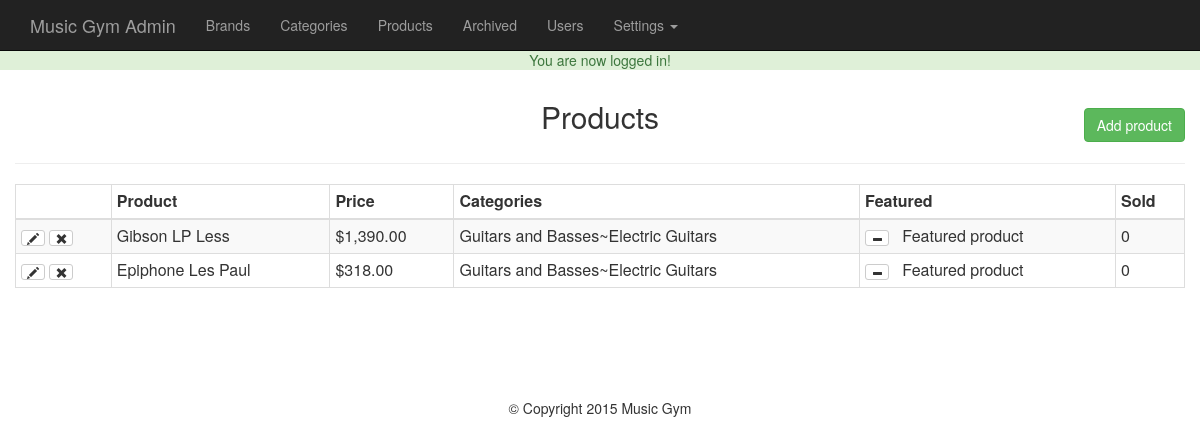
Screenshot of /admin/products.php (signed in) with the database file from the repository.
### tables this page shows
CREATE TABLE IF NOT EXISTS `products` (
  `id` int(11) NOT NULL AUTO_INCREMENT,
  `title` varchar(255) NOT NULL,
  `price` decimal(10,0) NOT NULL,
  `list_price` decimal(10,0) NOT NULL,
  `brand` int(11) NOT NULL,
  `categories` varchar(255) NOT NULL,
  `image` varchar(255) NOT NULL,
  `description` text NOT NULL,
  `featured` tinyint(4) NOT NULL DEFAULT '0',
  `deleted` tinyint(4) NOT NULL DEFAULT '0',
  `quantity` int(11) NOT NULL,
  PRIMARY KEY (`id`)
);

### helpers/helpers.php (called while the page is built, shortened)
<?php
function money($number){
    return '$'.number_format($number, 2);
}

### admin/products.php (the view, shortened to what this page needs)
<?php
    require_once $_SERVER['DOCUMENT_ROOT'].'/site/core/init.php';
    include 'includes/head.php';
    include 'includes/navigation.php';
    if(isset($_GET['add']) || isset($_GET['edit'])) {
        $brandQuery = $db->query("SELECT * FROM brand ORDER BY brand");
        $parentQuery = $db->query("SELECT * FROM categories WHERE parent = 0 ORDER BY category");
        $title = ((isset($_POST['title']) && $_POST['title']!='')?sanitize($_POST['title']):'');
        $brand = ((isset($_POST['brand']) && !empty($_POST['brand']))?sanitize($_POST['brand']):'');
        $parent = ((isset($_POST['parent']) && !empty($_POST['parent']))?sanitize($_POST['parent']):'');
        $category = ((isset($_POST['child']) && !empty($_POST['child']))?sanitize($_POST['child']):'');
        $price = ((isset($_POST['price']) && $_POST['price']!='')?sanitize($_POST['price']):'');
        $list_price = ((isset($_POST['list_price']) && $_POST['list_price']!='')?sanitize($_POST['list_price']):'');
        $description = ((isset($_POST['description']) && $_POST['description']!='')?sanitize($_POST['description']):'');
        $quantity = ((isset($_POST['quantity']) && $_POST['quantity']!='')?sanitize($_POST['quantity']):'');
        $saved_image = '';
        if(isset($_GET['edit'])){
            $edit_id = (int)$_GET['edit'];
            $productResults = $db->query("SELECT * FROM PRODUCTS WHERE id = '$edit_id'");
            $product = mysqli_fetch_assoc($productResults);
            if(isset($_GET['delete_image'])){
                $image_url = $_SERVER['DOCUMENT_ROOT'].$product['image'];echo $image_url;
                unlink($image_url);
                $db->query("UPDATE products SET image = '' WHERE id = '$edit_id'");
                header('Location: products.php?edit='.$edit_id);
            }
            $category = ((isset($_POST['child']) && !empty($_POST['child']))?sanitize($_POST['child']):$product['categories']);
            $title = ((isset($_POST['title']) && !empty($_POST['title']))?sanitize($_POST['title']):$product['title']);
            $brand = ((isset($_POST['brand']) && $_POST['brand']!='')?sanitize($_POST['brand']):$product['brand']);
            $parentQ = $db->query("SELECT * FROM categories WHERE id='$category'");
            $parentResult = mysqli_fetch_assoc($parentQ);
            $parent = ((isset($_POST['parent']) && !empty($_POST['parent']))?sanitize($_POST['parent']):$parentResult['parent']);
            $price = ((isset($_POST['price']) && !empty($_POST['price']))?sanitize($_POST['price']):$product['price']);
            $list_price = ((isset($_POST['list_price']) && !empty($_POST['list_price']))?sanitize($_POST['list_price']):$product['list_price']);
            $description = ((isset($_POST['description']) && !empty($_POST['description']))?sanitize($_POST['description']):$product['description']);
            $quantity = ((isset($_POST['quantity']) && !empty($_POST['quantity']))?sanitize($_POST['quantity']):$product['quantity']);
            $saved_image = (($product['image'] != '')?$product['image']:'');
            $dbPath = $saved_image;
        }
       if($_POST){
          $price = sanitize($_POST['price']);
          $list_price = sanitize($_POST['list_price']);
          $categories = sanitize($_POST['child']);
          $quantity = sanitize($_POST['quantity']);
          $description = sanitize($_POST['description']);
          $dbPath = '';
          $errors = array();
          $required = array('title', 'brand', 'parent', 'child', 'quantity');
          foreach($required as $field){
              if($_POST[$field]==''){
               $errors[] = "All fields with an asterisk are required.";
               break;
              }
          }
        if(!empty($_FILES)){
            $photo = $_FILES['photo'];
            $name = $photo['name'];
            $nameArray = explode('.',$name);
            $fileName = $nameArray[0];
            $fileExt = $nameArray[1];
            $mime = explode('/',$photo['type']);
            $mimeType = $mime[0];
            $mimeExt =  $mime[1];
            $tmpLoc = $photo['tmp_name'];
            $fileSize = $photo['size'];
            $allowed = array('png','jpg','jpeg','gif');
            $uploadName = md5(microtime()).'.'.$fileExt;
            $uploadPath = BASEURL.'images/products/'.$uploadName;
            $dbPath = '/site/images/products/'.$uploadName;
            if($mimeType!='image'){
                $errors[]='The file must be an image.';
            }
            if(!in_array($fileExt, $allowed)){
             $errors[] = 'The file extension must be a png, jpg, jpeg or gif.';
            }
            if($fileSize > 10000000){
             $errors[] = 'The file size must be under 10mb';
            }
            if($fileExt != $mimeExt && ($mimeExt == 'jpeg' && $fileExt != 'jpg') ){
                $errors[] = 'File extension does not match the file';
            }
        }
        if(!empty($errors)){
            echo display_errors($errors);
         }else{
            move_uploaded_file($tmpLoc, $uploadPath);
            $insertSQL = "INSERT INTO products (`title`, `price`, `list_price`, `brand`, `categories`, `image`, `description`, `quantity`)
            VALUES ('$title', '$price', '$list_price', '$brand', '$category', '$dbPath', '$description', '$quantity')";
            if(isset($_GET['edit'])){
                $insertSQL = "UPDATE products SET title = '$title', price='$price', list_price='$list_price', brand='$brand', categories='$category', image='$dbPath', description='$description', quantity='$quantity' WHERE id='$edit_id'";
            }
            $db->query($insertSQL);
            header('Location: products.php');
        }
       }
        ?>
    <h2 class="text-center"><?=((isset($_GET['edit']))?'Edit ':'Add a new '); ?>product</h2><hr>
    <form action="products.php?<?=((isset($_GET['edit']))?'edit='.$edit_id:'add=1'); ?>" method="POST" enctype="multipart/form-data">
        <div class="form-group col-md-3">
            <label for="title">Title*: </label>
            <input type="text" name="title" class="form-control" id="title" value="<?=$title; ?>">
        </div>
        <div class="form-group col-md-3">
            <label for="brand">Brand*:</label>
            <select class="form-control" id="brand" name="brand">
                <option value=""<?=(($brand == '')?' selected':''); ?>></option>
                <?php while($b = mysqli_fetch_assoc($brandQuery)): ?>
                    <option value="<?=$b['id'];?>"<?=(($brand==$b['id'])?' selected':'');?>><?= $b['brand']; ?></option>
                <?php endwhile; ?>
            </select>
        </div>
        <div class="form-group col-md-3">
            <label for="parent">Parent Category*:</label>
            <select class="form-control" id="parent" name="parent">
                <option value=""<?=(($parent=='')?' selected':'');  ?>></option>
                <?php while($p = mysqli_fetch_assoc($parentQuery)): ?>
                    <option value="<?= $p['id'];?>"<?= (($parent == $p['id'])?' selected': ''); ?>><?= $p['category']; ?></option>
                <?php endwhile; ?>
            </select>
        </div>
        <div class="form-group col-md-3">
            <label for="child">Child Category*:</label>
            <select id="child" name="child" class="form-control">
            </select>
        </div>
        <div class="form group col-md-3">
            <label for="price">Price*:</label>
            <input type="text" id="price" name="price" class="form-control" value="<?=$price; ?>"></input>
        </div>
        <div class="form group col-md-3">
            <label for="list_price">List Price:</label>
            <input type="text" id="list_price" name="list_price" class="form-control" value="<?=$list_price; ?>"></input>
        </div>
        <div class = "form-group col-md-3">
            <label>Quantity*:</label>
            <button class="btn btn-default form-control" onclick="$('#quantityModal').modal('toggle'); return false;">Quantity</button>
        </div>
        <div class="form-group col-md-3">
            <label for="quantity">Quantity Preview</label>
            <input class="form-control" type="text" name="quantity" id="qty_prev" value="<?=$quantity;?>" readonly>
        </div>
        <div class="form-group col-md-6">
            <?php if($saved_image != ''): ?>
                <div><img class="img-responsive" src="<?= $saved_image; ?>" alt="saved image">
                <a href="products.php?delete_image=1&edit=<?=$edit_id;?>" class="btn btn-danger">Delete image</a>
                </div>
            <?php else: ?>
                <label for="photo">Product Photo:</label>
                <input type="file" name="photo" id="photo" class="form-control">
            <?php endif; ?>
        </div>
        <div class="form-group col-md-6">
            <label for="description">Description:</label>
            <textarea id="description" name="description" class="form-control" rows="6"><?= $description;?></textarea>
        </div>
        <div class="form-group pull-right">
            <a href="products.php" class="btn btn-default">Cancel</a>
            <input type="submit" value="<?=((isset($_GET['edit']))?'Edit ':'Add a new '); ?>product" class="btn btn-success">
        </div><div class="clearfix"></div>
    </form>
    <div class="modal fade" id="quantityModal" tabindex="-1" role="dialog" aria-labelledby="quantityModalLabel">
      <div class="modal-dialog modal-sm" role="document">
        <div class="modal-content">
            <button type="button" class="close" data-dismiss="modal" aria-label="Close"><span aria-hidden="true">&times;</span></button>
            <h4 class="modal-title" id="quantityModalLabel">Quantity</h4>
          <div class="modal-body">
                <label for="quantity">Quantity</label>
                <input type="number" name="quantity" id="quantity" value="" min="0" class="form-control">
          </div>
          <div class="modal-footer">
            <button type="button" class="btn btn-default" data-dismiss="modal">Close</button>
            <button type="button" class="btn btn-primary" onclick="updateQuantity();$('#quantityModal').modal('toggle'); return false;">Save changes</button>
          </div>
        </div>
      </div>
    </div>
    <?php }else{
    $sql = "SELECT * FROM products WHERE deleted = 0";
    $presults = $db->query($sql);
?>
<h2 class="text-center">Products</h2>
<a href="products.php?add=1" class="btn btn-success pull-right" id="add-product-button">Add product</a><div class="clearfix"></div>
<hr>
<table class = "table table-bordered table-condensed table-striped">
    <thead><th></th><th>Product</th><th>Price</th><th>Categories</th><th>Featured</th><th>Sold</th></thead>
    <tbody>
        <?php while($product = mysqli_fetch_assoc($presults)):
            $childID = $product['categories'];
            $catSql = "SELECT * FROM categories WHERE id = '$childID'";
            $result = $db->query($catSql);
            $child = mysqli_fetch_assoc($result);
            $parentID = $child['parent'];
            $pSql = "SELECT * FROM categories WHERE id = '$parentID'";
            $presult = $db->query($pSql);
            $parent = mysqli_fetch_assoc($presult);
            $category = $parent['category'].'~'.$child['category'];
        ?>
            <tr>
                <td>
                    <a href="products.php?edit=<?=$product['id']; ?>" class="btn btn-xs btn-default"><span class="glyphicon glyphicon-pencil"></span></a>
                    <a href="products.php?delete=<?=$product['id']; ?>" class="btn btn-xs btn-default"><span class="glyphicon glyphicon-remove"></span></a>
                </td>
                <td><?=$product['title']; ?></td>
                <td><?=money($product['price']); ?></td>
                <td><?=$category; ?></td>
                <td><a href="products.php?featured=<?=(($product['featured'] == 0)?'1':'0'); ?>&id=<?=$product['id']; ?>" class="btn btn-xs btn-default">
                    <span class="glyphicon glyphicon-<?=(($product['featured']==1)?'minus':'plus'); ?>"></span></a>
                    &nbsp <?=(($product['featured']==1)?'Featured product' : ''); ?></td>
                <td>0</td>
            </tr>
        <?php endwhile; ?>
    </tbody>
</table>
<?php } include 'includes/footer.php'; ?>

### css/main.css (style rules this page uses)
body { padding-top: 50px; }
#add-product-button { margin-top: -35px; }

### rows the page displays
products: title "Gibson LP Less", price "$1,390.00", category "Guitars and Basses~Electric Guitars", featured 1 (drawn)
products: title "Epiphone Les Paul", price "$318.00", category "Guitars and Basses~Electric Guitars", featured 1 (drawn)

### other values shown
$_SESSION['success_flash'] "You are now logged in!"
